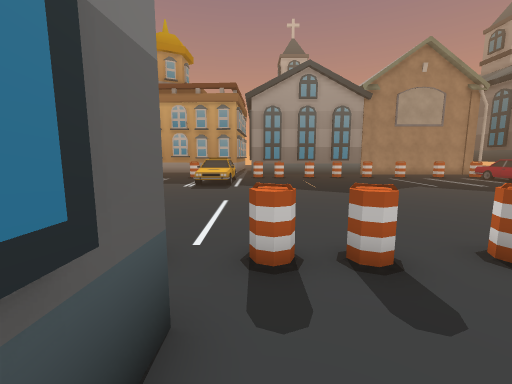
[1] (above)

23 first-person views from a walk through a Unity game level. The camera is 1.5 m above the floor, tilts 8° down and sees 90° across. The floor is counted in squares, 1 m on a side. Each view is taken from the middle of a square. On the plan, view 1 faces up. The plan holds only what a view shows up to about 13 squares ahead; the rest is blank. The place goes on beyond the plan. The player is left out. Some surface patterns are stand-ins.

[2]
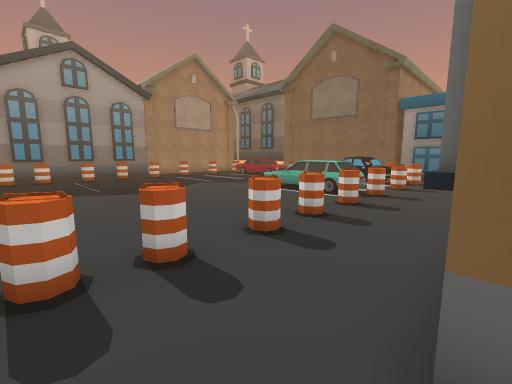

[3]
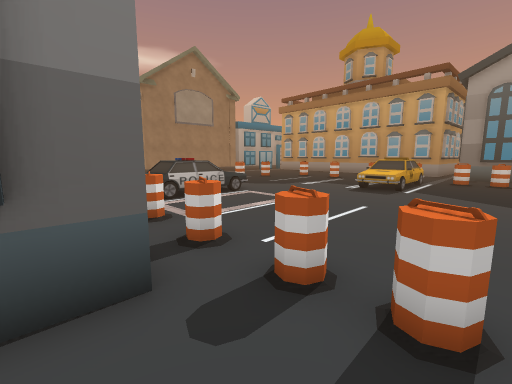

[4]
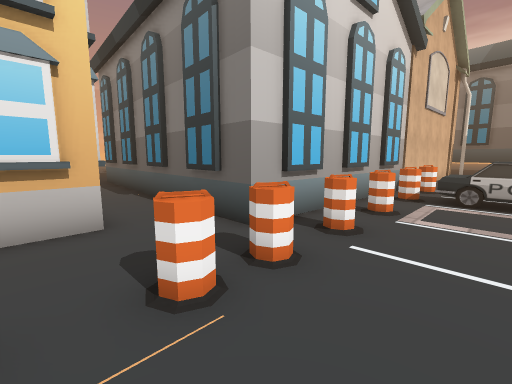

[5]
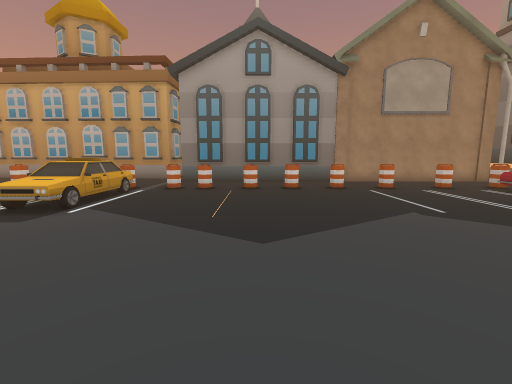

[6]
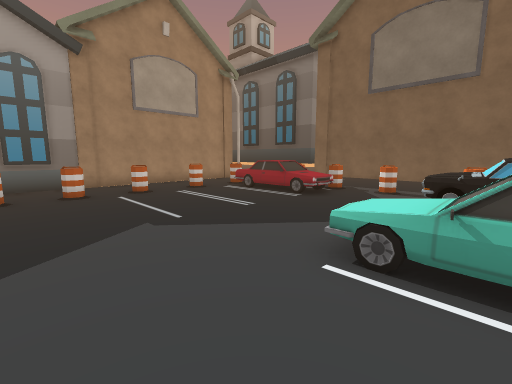

[7]
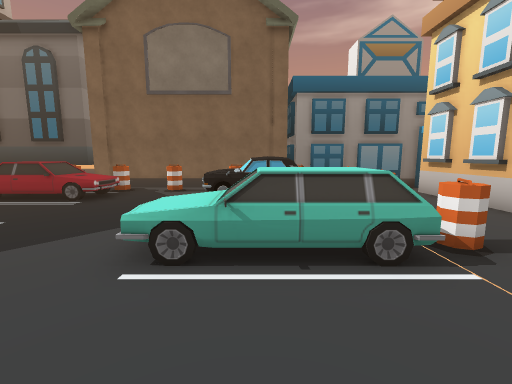

[8]
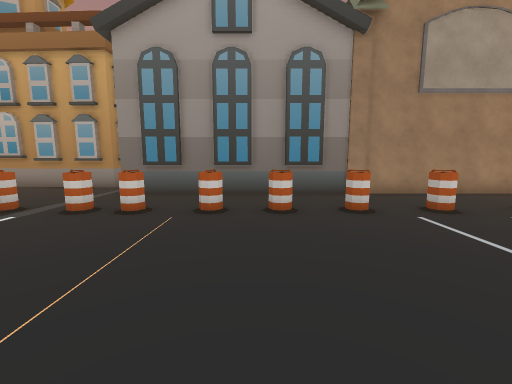

[9]
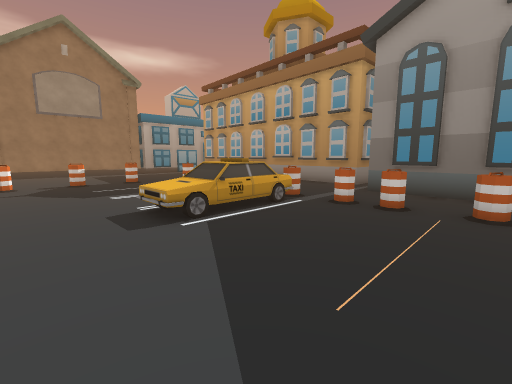

[10]
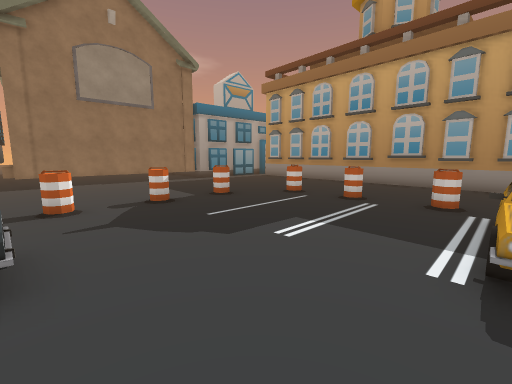

[11]
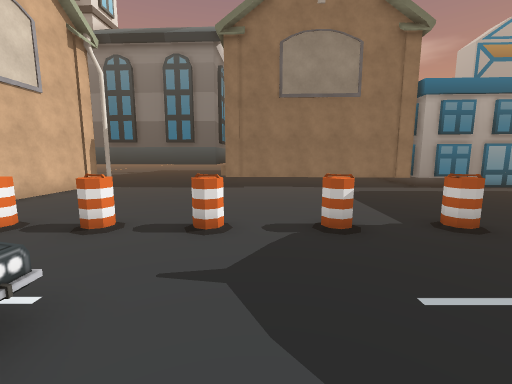

[12]
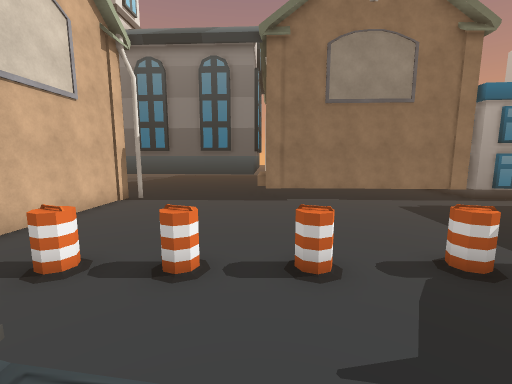

[13]
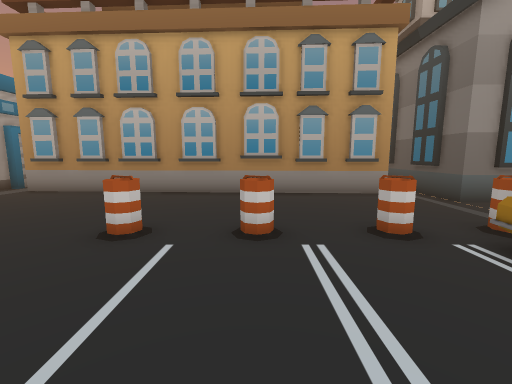

[14]
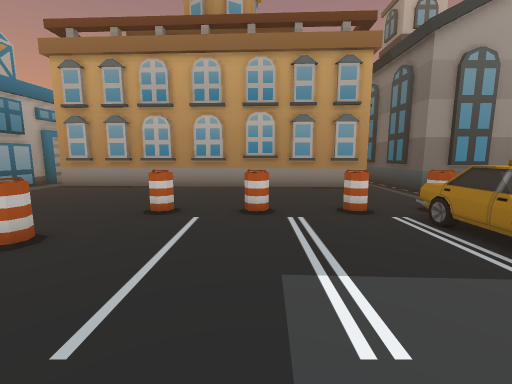

[15]
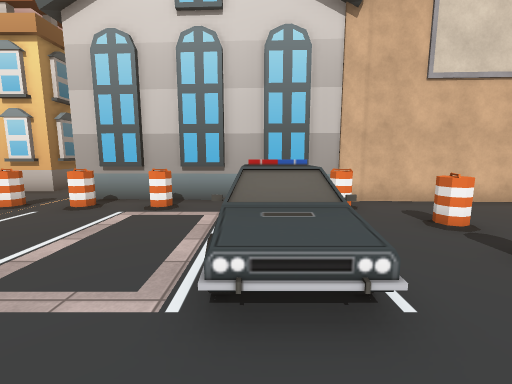

[16]
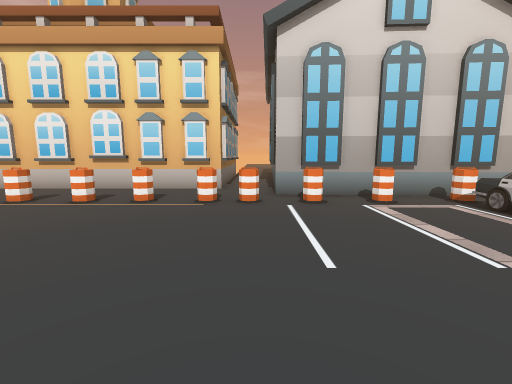

[17]
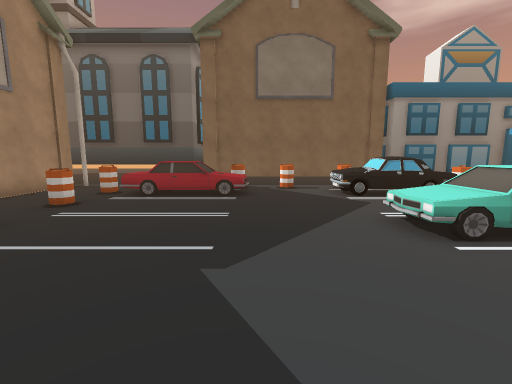

[18]
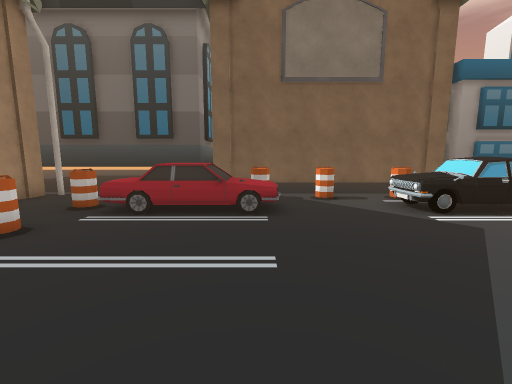

[19]
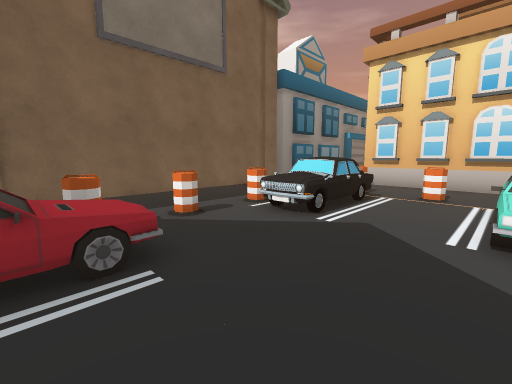

[20]
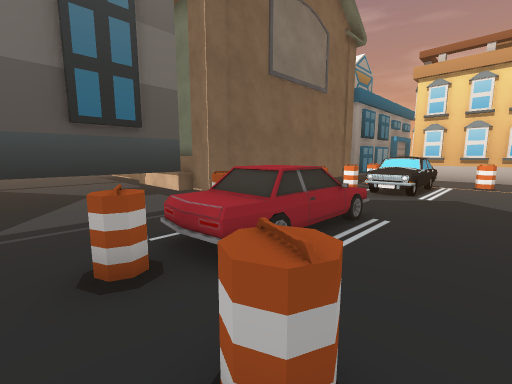

[21]
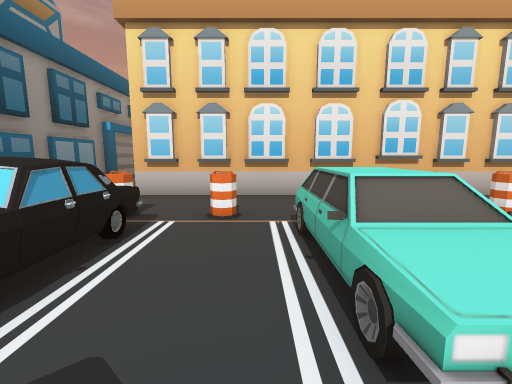

[22]
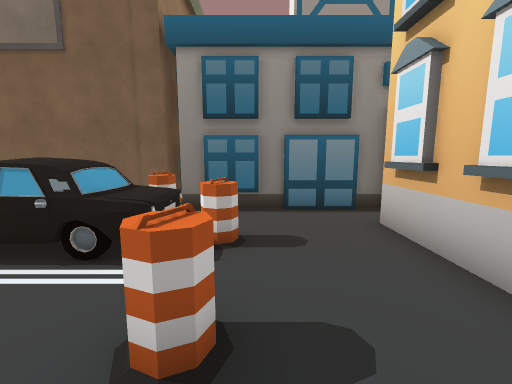

[23]
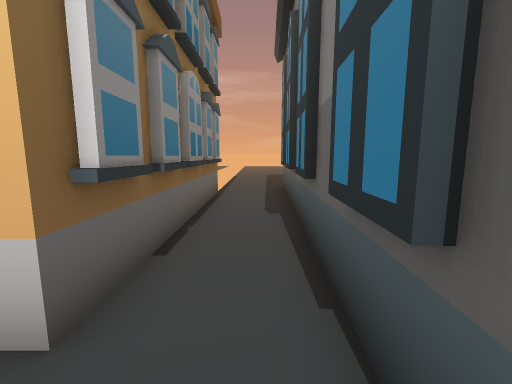

### Floor plan
Key: @ floor where view 1 was taken; # wall or solid block; x gap in a wall; . main floor; : floor 0.75 m higher than the main floor; / step, stairs or slope; = window, fence, low wall or low ledge; C car; H house.
Columns run from 20 left of view 1 to 21 right of it. Each row starts with its distance up from view 1.
 26   #                 #
 25   #                 #
 24   #############   #.#
 23   #......###.######.#
 22  ##.................#                  #
 21  ##.................#########HHHHHHHHHH#
 20  ##....................................#
 19 ##.....................................#
 18 .H...........=..#.=.=x=.=x=.=.=..=.==..#
 17 .H...............C C...............CC..#
 16 .H...............CCC...............CC..#
 15 .H.......#.......CCC...............CC=.HHH
 14 .H...............CCC..............CCC.H HH
 13 .H.......#.......CCC...............CCxH.
 12 .H.................................C..H..
 11 .H...................................#H..
 10  #.......=...........................#H..
  9 #...........//.....................CC.H..
  8 #........#..C:...............CCC..CCC#H..
  7 #...........CC...............C C...CC.H..
  6 #........x..CC...............C C..CCC HHHH
  5 #...........CC...............C C...CC###
  4 #H........## #......=x=.=.....=....##.#
  3 #HHHHHHH.H####..x.x.=.=.=.=.=.=..=.=..#
  2           H#########..................#
  1                    #..................#
  0                    #@.#################
 -1                    #.##
 -2                    #.##
 -3                    #.#
 -4                    #.#
 -5                    #.#
 -6                    #.#
 -7                    #.#

Where each view was taken, in squares from view 1:
view 1: 0 up, 0 right, facing up
view 2: 0 up, 0 right, facing up-right
view 3: 1 up, 2 right, facing up-left
view 4: 6 up, 3 right, facing down-left
view 5: 6 up, 4 right, facing up
view 6: 7 up, 6 right, facing up-right
view 7: 7 up, 6 right, facing right
view 8: 11 up, 5 right, facing up
view 9: 10 up, 4 right, facing up-left
view 10: 9 up, 3 left, facing up-left
view 11: 11 up, 6 left, facing left
view 12: 9 up, 7 left, facing left
view 13: 13 up, 7 left, facing up
view 14: 11 up, 7 left, facing up
view 15: 11 up, 7 left, facing down
view 16: 12 up, 0 right, facing down
view 17: 12 up, 5 right, facing right
view 18: 13 up, 8 right, facing right
view 19: 14 up, 11 right, facing down-right
view 20: 19 up, 12 right, facing down-right
view 21: 10 up, 12 right, facing down
view 22: 3 up, 11 right, facing right
view 23: 2 up, 0 right, facing down
